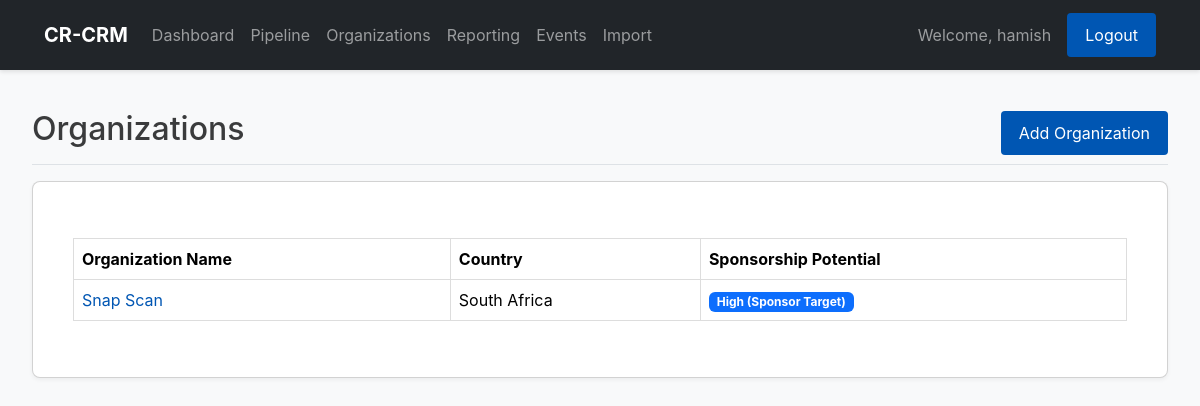
Page /organizations (signed in) on the committed database.
### app.py (models this page shows, shortened)
class User(UserMixin, db.Model):
    id = db.Column(db.Integer, primary_key=True)
    username = db.Column(db.String(80), unique=True, nullable=False)
    email = db.Column(db.String(120), unique=True, nullable=False)
    password_hash = db.Column(db.String(256), nullable=False)
    organizations = db.relationship('Organization', backref='owner', lazy=True)
    deals = db.relationship('Deal', backref='owner', lazy=True)

class Organization(db.Model):
    id = db.Column(db.Integer, primary_key=True)
    name = db.Column(db.String(200), nullable=False)
    country = db.Column(db.String(100))
    sponsorship_potential = db.Column(db.String(50), default='High (Sponsor Target)')
    strategic_notes = db.Column(db.Text)
    user_id = db.Column(db.Integer, db.ForeignKey('user.id'), nullable=False)
    contacts = db.relationship('Contact', backref='organization', lazy='dynamic', cascade="all, delete-orphan")
    deals = db.relationship('Deal', backref='organization', lazy='dynamic', cascade="all, delete-orphan")
    files = db.relationship('File', backref='organization', lazy='dynamic', cascade="all, delete-orphan")
    event_attendances = db.relationship('Attendee', backref='organization', lazy='dynamic', cascade="all, delete-orphan")
    custom_fields = db.relationship('CustomField', backref='organization', lazy=True, cascade="all, delete-orphan")
    files = db.relationship('File', backref='organization', lazy='dynamic', cascade="all, delete-orphan")

### app.py (the view)
@app.route('/organizations')
@login_required
def organization_list():
    organizations = Organization.query.filter_by(owner=current_user).order_by(Organization.name).all()
    return render_template('organization_list.html', organizations=organizations)

### app.py (called while the page is built)
@login_manager.user_loader
def load_user(user_id):
    return User.query.get(int(user_id))

### templates/organization_list.html (shortened to what this page needs)
{% extends "base.html" %}
{% block content %}
<div class="d-flex justify-content-between flex-wrap flex-md-nowrap align-items-center pt-3 pb-2 mb-3 border-bottom">
    <h1 class="h2">Organizations</h1>
    <a href="{{ url_for('add_organization') }}" class="btn btn-sm btn-outline-success">Add Organization</a>
</div>
<div class="card">
    <div class="card-body">
        <table class="table table-hover">
            <thead>
                <tr>
                    <th>Organization Name</th>
                    <th>Country</th>
                    <th>Sponsorship Potential</th>
                </tr>
            </thead>
            <tbody>
                {% for org in organizations %}
                <tr>
                    <td><a href="{{ url_for('org_detail', org_id=org.id) }}">{{ org.name }}</a></td>
                    <td>{{ org.country }}</td>
                    <td><span class="badge {% if org.sponsorship_potential == 'High (Sponsor Target)' %}bg-primary{% else %}bg-secondary{% endif %}">{{ org.sponsorship_potential }}</span></td>
                </tr>
                {% else %}
                <tr>
                    <td colspan="3">No organizations found.</td>
                </tr>
                {% endfor %}
            </tbody>
        </table>
    </div>
</div>
{% endblock %}

### templates/base.html (shortened to what this page needs)
<!DOCTYPE html>
<html lang="en">
<head>
    <link href="https://cdn.jsdelivr.net/npm/bootstrap@5.3.3/dist/css/bootstrap.min.css" rel="stylesheet">
    <link rel="stylesheet" href="{{ url_for('static', filename='css/style.css') }}">
</head>
<body style="background-color: #f8f9fa;">
    <nav class="navbar navbar-expand-lg navbar-dark bg-dark">
        <div class="container-fluid">
            <a class="navbar-brand fw-bold" href="{{ url_for('dashboard') }}">CR-CRM</a>
            <div class="collapse navbar-collapse" id="navbarNav">
                <ul class="navbar-nav me-auto mb-2 mb-lg-0">
                    <li class="nav-item">
                        <a class="nav-link" href="{{ url_for('dashboard') }}">Dashboard</a>
                    </li>
                    <li class="nav-item">
                        <a class="nav-link" href="{{ url_for('pipeline') }}">Pipeline</a>
                    </li>
                    <li class="nav-item">
                        <a class="nav-link" href="{{ url_for('organization_list') }}">Organizations</a>
                    </li>
                    <li class="nav-item">
                        <a class="nav-link" href="{{ url_for('reporting') }}">Reporting</a>
                    </li>
                    <li class="nav-item">
                        <a class="nav-link" href="{{ url_for('event_list') }}">Events</a>
                    </li>
                    <li class="nav-item">
                        <a class="nav-link" href="{{ url_for('import_data') }}">Import</a>
                    </li>
                </ul>
                {% if current_user.is_authenticated %}
                <span class="navbar-text me-3">
                    Welcome, {{ current_user.username }}
                </span>
                <a href="{{ url_for('logout') }}" class="btn btn-outline-light btn-sm">Logout</a>
                {% else %}
                <a href="{{ url_for('login') }}" class="btn btn-outline-light btn-sm">Login</a>
                {% endif %}
            </div>
        </div>
    </nav>
    <main class="container mt-4">
        {% block content %}{% endblock %}
    </main>
</body>
</html>

### static/css/style.css (style rules this page uses)
body { font-family: -apple-system, BlinkMacSystemFont, "Segoe UI", Roboto, "Helvetica Neue", Arial, sans-serif; margin: 0; background-color: #f4f7f6; color: #3a3b3c; }
.container { max-width: 1200px; margin: 2rem auto; padding: 0 2rem; }
h1, h2, h3 { color: #002346; margin-top: 0; }
a { color: #0056b3; text-decoration: none; }
.navbar { background-color: #002346; padding: 0.8rem 2rem; color: white; display: flex; align-items: center; justify-content: space-between; box-shadow: 0 2px 4px rgba(0,0,0,0.1); }
.navbar-brand { font-size: 1.25rem; font-weight: bold; }
.card { background-color: white; border-radius: 8px; padding: 1.5rem; box-shadow: 0 2px 4px rgba(0,0,0,0.05); margin-bottom: 2rem; }
.button, .btn { display: inline-block; padding: 10px 18px; background-color: #0056b3; color: white !important; border: none; border-radius: 4px; cursor: pointer; font-size: 1rem; text-align: center; text-decoration: none; }
table { width: 100%; border-collapse: collapse; margin-top: 1em; background-color: white; }
th, td { border: 1px solid #ddd; padding: 12px; text-align: left; }
th { background-color: #f2f2f2; }

### rows in the picture
User: username "hamish"
Organization: name "Snap Scan", country "South Africa", sponsorship_potential "High (Sponsor Target)"
